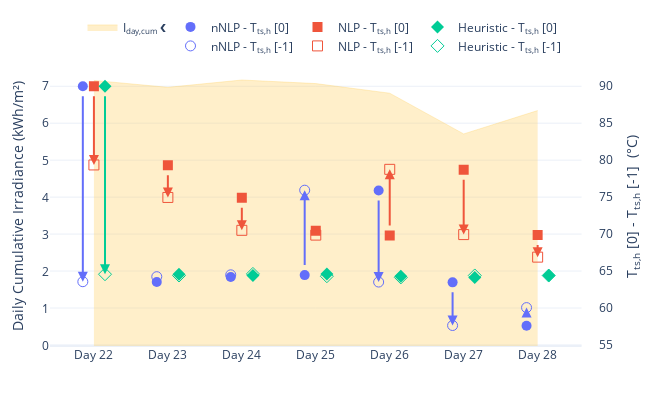

Notebook code cell kept with this figure:
### Code cell
fig = paired_variable_plot(
    df=daily_sim_dfs,
    var1_col='Tts_h_t_first',
    var1_label='T<sub>ts,h</sub> [0]',
    var2_col='Tts_h_t_last',
    var2_label='T<sub>ts,h</sub> [-1]',
    var_unit='°C',
    bg_var_col='daily_cumulative_I_kWhm2',
    bg_var_label='I<sub>day,cum</sub>',
    yaxis_title_text='Daily Cumulative Irradiance (kWh/m²)',
    alt_labels=alt_labels,
    spacing=0.15,
    
    # Additional layout kwargs
    # title='Comparison of Value1 vs Value2',
    width=650,
    height=400,
    template='plotly_white',
    margin=dict(l=50, r=50, t=50, b=50),
    xaxis_showgrid=False,
    xaxis_zeroline=False,
)

fig.show()

### Figure 1 — Plotly figure (JSON) as saved in the notebook; plotly's stock layout.template omitted (floating-point values rounded to 4 significant figures)
{"data": [{"fill": "tozeroy", "fillcolor": "rgba(254, 203, 82, 0.3)", "line": {"color": "#FECB52", "dash": "solid", "width": 0.3}, "marker": {"color": "#FECB52", "size": 8}, "mode": "lines", "name": "I<sub>day,cum</sub> ❮", "showlegend": true, "textposition": "top center", "type": "scatter", "x": [0, 1, 2, 3, 4, 5, 6], "y": [7.151, 6.965, 7.162, 7.066, 6.807, 5.71, 6.339]}, {"hovertemplate": "nNLP<br>%{text}<br>Tts_h_t_first: %{y}<extra></extra>", "legendgroup": "nNLP", "marker": {"color": "#636EFA", "size": 10, "symbol": "circle"}, "mode": "markers", "name": "nNLP - T<sub>ts,h</sub> [0]", "type": "scatter", "x": [-0.15, 0.85, 1.85, 2.85, 3.85, 4.85, 5.85], "y": [90.0, 63.52, 64.2, 64.45, 75.89, 63.47, 57.6], "yaxis": "y2"}, {"hovertemplate": "nNLP<br>None: %{text}<br>Tts_h_t_last: %{y}<extra></extra>", "legendgroup": "nNLP", "marker": {"color": "#636EFA", "size": 10, "symbol": "circle-open"}, "mode": "markers", "name": "nNLP - T<sub>ts,h</sub> [-1]", "type": "scatter", "x": [-0.15, 0.85, 1.85, 2.85, 3.85, 4.85, 5.85], "y": [63.56, 64.24, 64.49, 75.94, 63.51, 57.63, 60.05], "yaxis": "y2"}, {"hovertemplate": "NLP<br>%{text}<br>Tts_h_t_first: %{y}<extra></extra>", "legendgroup": "NLP", "marker": {"color": "#EF553B", "size": 10, "symbol": "square"}, "mode": "markers", "name": "NLP - T<sub>ts,h</sub> [0]", "type": "scatter", "x": [0, 1, 2, 3, 4, 5, 6], "y": [90.0, 79.3, 74.91, 70.46, 69.82, 78.7, 69.89], "yaxis": "y2"}, {"hovertemplate": "NLP<br>None: %{text}<br>Tts_h_t_last: %{y}<extra></extra>", "legendgroup": "NLP", "marker": {"color": "#EF553B", "size": 10, "symbol": "square-open"}, "mode": "markers", "name": "NLP - T<sub>ts,h</sub> [-1]", "type": "scatter", "x": [0, 1, 2, 3, 4, 5, 6], "y": [79.35, 74.96, 70.51, 69.86, 78.76, 69.93, 66.88], "yaxis": "y2"}, {"hovertemplate": "Heuristic<br>%{text}<br>Tts_h_t_first: %{y}<extra></extra>", "legendgroup": "Heuristic", "marker": {"color": "#00CC96", "size": 10, "symbol": "diamond"}, "mode": "markers", "name": "Heuristic - T<sub>ts,h</sub> [0]", "type": "scatter", "x": [0.15, 1.15, 2.15, 3.15, 4.15, 5.15, 6.15], "y": [89.99, 64.56, 64.39, 64.61, 64.3, 64.13, 64.4, 64.39], "yaxis": "y2"}, {"hovertemplate": "Heuristic<br>None: %{text}<br>Tts_h_t_last: %{y}<extra></extra>", "legendgroup": "Heuristic", "marker": {"color": "#00CC96", "size": 10, "symbol": "diamond-open"}, "mode": "markers", "name": "Heuristic - T<sub>ts,h</sub> [-1]", "type": "scatter", "x": [0.15, 1.15, 2.15, 3.15, 4.15, 5.15, 6.15], "y": [64.57, 64.4, 64.61, 64.3, 64.14, 64.4, 64.39, 64.39], "yaxis": "y2"}], "layout": {"annotations": [{"arrowcolor": "#636EFA", "arrowhead": 2, "arrowsize": 1, "arrowwidth": 2, "ax": -0.15, "axref": "x", "ay": 90, "ayref": "y2", "opacity": 1, "showarrow": true, "x": -0.15, "xref": "x", "y": 63.56, "yref": "y2"}, {"arrowcolor": "#636EFA", "arrowhead": 2, "arrowsize": 1, "arrowwidth": 2, "ax": 0.85, "axref": "x", "ay": 63.52, "ayref": "y2", "opacity": 1, "showarrow": true, "x": 0.85, "xref": "x", "y": 64.24, "yref": "y2"}, {"arrowcolor": "#636EFA", "arrowhead": 2, "arrowsize": 1, "arrowwidth": 2, "ax": 1.85, "axref": "x", "ay": 64.2, "ayref": "y2", "opacity": 1, "showarrow": true, "x": 1.85, "xref": "x", "y": 64.49, "yref": "y2"}, {"arrowcolor": "#636EFA", "arrowhead": 2, "arrowsize": 1, "arrowwidth": 2, "ax": 2.85, "axref": "x", "ay": 64.45, "ayref": "y2", "opacity": 1, "showarrow": true, "x": 2.85, "xref": "x", "y": 75.94, "yref": "y2"}, {"arrowcolor": "#636EFA", "arrowhead": 2, "arrowsize": 1, "arrowwidth": 2, "ax": 3.85, "axref": "x", "ay": 75.89, "ayref": "y2", "opacity": 1, "showarrow": true, "x": 3.85, "xref": "x", "y": 63.51, "yref": "y2"}, {"arrowcolor": "#636EFA", "arrowhead": 2, "arrowsize": 1, "arrowwidth": 2, "ax": 4.85, "axref": "x", "ay": 63.47, "ayref": "y2", "opacity": 1, "showarrow": true, "x": 4.85, "xref": "x", "y": 57.63, "yref": "y2"}, {"arrowcolor": "#636EFA", "arrowhead": 2, "arrowsize": 1, "arrowwidth": 2, "ax": 5.85, "axref": "x", "ay": 57.6, "ayref": "y2", "opacity": 1, "showarrow": true, "x": 5.85, "xref": "x", "y": 60.05, "yref": "y2"}, {"arrowcolor": "#EF553B", "arrowhead": 2, "arrowsize": 1, "arrowwidth": 2, "ax": 0, "axref": "x", "ay": 90, "ayref": "y2", "opacity": 1, "showarrow": true, "x": 0, "xref": "x", "y": 79.35, "yref": "y2"}, {"arrowcolor": "#EF553B", "arrowhead": 2, "arrowsize": 1, "arrowwidth": 2, "ax": 1, "axref": "x", "ay": 79.3, "ayref": "y2", "opacity": 1, "showarrow": true, "x": 1, "xref": "x", "y": 74.96, "yref": "y2"}, {"arrowcolor": "#EF553B", "arrowhead": 2, "arrowsize": 1, "arrowwidth": 2, "ax": 2, "axref": "x", "ay": 74.91, "ayref": "y2", "opacity": 1, "showarrow": true, "x": 2, "xref": "x", "y": 70.51, "yref": "y2"}, {"arrowcolor": "#EF553B", "arrowhead": 2, "arrowsize": 1, "arrowwidth": 2, "ax": 3, "axref": "x", "ay": 70.46, "ayref": "y2", "opacity": 1, "showarrow": true, "x": 3, "xref": "x", "y": 69.86, "yref": "y2"}, {"arrowcolor": "#EF553B", "arrowhead": 2, "arrowsize": 1, "arrowwidth": 2, "ax": 4, "axref": "x", "ay": 69.82, "ayref": "y2", "opacity": 1, "showarrow": true, "x": 4, "xref": "x", "y": 78.76, "yref": "y2"}, {"arrowcolor": "#EF553B", "arrowhead": 2, "arrowsize": 1, "arrowwidth": 2, "ax": 5, "axref": "x", "ay": 78.7, "ayref": "y2", "opacity": 1, "showarrow": true, "x": 5, "xref": "x", "y": 69.93, "yref": "y2"}, {"arrowcolor": "#EF553B", "arrowhead": 2, "arrowsize": 1, "arrowwidth": 2, "ax": 6, "axref": "x", "ay": 69.89, "ayref": "y2", "opacity": 1, "showarrow": true, "x": 6, "xref": "x", "y": 66.88, "yref": "y2"}, {"arrowcolor": "#00CC96", "arrowhead": 2, "arrowsize": 1, "arrowwidth": 2, "ax": 0.15, "axref": "x", "ay": 89.99, "ayref": "y2", "opacity": 1, "showarrow": true, "x": 0.15, "xref": "x", "y": 64.57, "yref": "y2"}, {"arrowcolor": "#00CC96", "arrowhead": 2, "arrowsize": 1, "arrowwidth": 2, "ax": 1.15, "axref": "x", "ay": 64.56, "ayref": "y2", "opacity": 1, "showarrow": true, "x": 1.15, "xref": "x", "y": 64.4, "yref": "y2"}, {"arrowcolor": "#00CC96", "arrowhead": 2, "arrowsize": 1, "arrowwidth": 2, "ax": 2.15, "axref": "x", "ay": 64.39, "ayref": "y2", "opacity": 1, "showarrow": true, "x": 2.15, "xref": "x", "y": 64.61, "yref": "y2"}, {"arrowcolor": "#00CC96", "arrowhead": 2, "arrowsize": 1, "arrowwidth": 2, "ax": 3.15, "axref": "x", "ay": 64.61, "ayref": "y2", "opacity": 1, "showarrow": true, "x": 3.15, "xref": "x", "y": 64.3, "yref": "y2"}, {"arrowcolor": "#00CC96", "arrowhead": 2, "arrowsize": 1, "arrowwidth": 2, "ax": 4.15, "axref": "x", "ay": 64.3, "ayref": "y2", "opacity": 1, "showarrow": true, "x": 4.15, "xref": "x", "y": 64.14, "yref": "y2"}, {"arrowcolor": "#00CC96", "arrowhead": 2, "arrowsize": 1, "arrowwidth": 2, "ax": 5.15, "axref": "x", "ay": 64.13, "ayref": "y2", "opacity": 1, "showarrow": true, "x": 5.15, "xref": "x", "y": 64.4, "yref": "y2"}, {"arrowcolor": "#00CC96", "arrowhead": 2, "arrowsize": 1, "arrowwidth": 2, "ax": 6.15, "axref": "x", "ay": 64.4, "ayref": "y2", "opacity": 1, "showarrow": true, "x": 6.15, "xref": "x", "y": 64.39, "yref": "y2"}], "height": 400, "hovermode": "closest", "legend": {"orientation": "h", "x": 0.5, "xanchor": "center", "y": 1.02, "yanchor": "bottom"}, "margin": {"b": 50, "l": 50, "r": 50, "t": 50}, "width": 650, "xaxis": {"domain": [0, 0.97], "showgrid": false, "tickmode": "array", "ticktext": ["Day 22", "Day 23", "Day 24", "Day 25", "Day 26", "Day 27", "Day 28"], "tickvals": [0, 1, 2, 3, 4, 5, 6], "title": {"text": ""}, "type": "linear", "zeroline": false}, "yaxis": {"showgrid": false, "title": {"text": "Daily Cumulative Irradiance (kWh/m²)"}}, "yaxis2": {"overlaying": "y", "position": 1, "showgrid": true, "side": "right", "title": {"text": "T<sub>ts,h</sub> [0] - T<sub>ts,h</sub> [-1]  (°C)"}}}}
